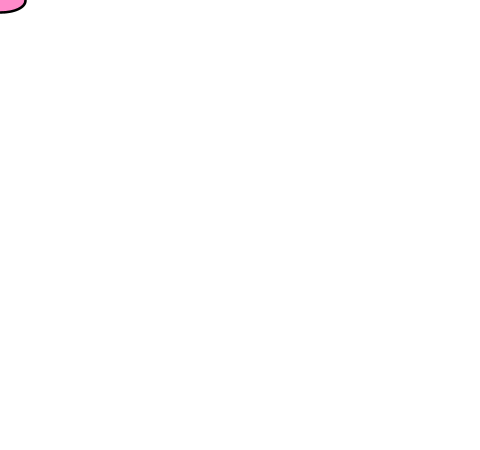
Frame 1 (no input)
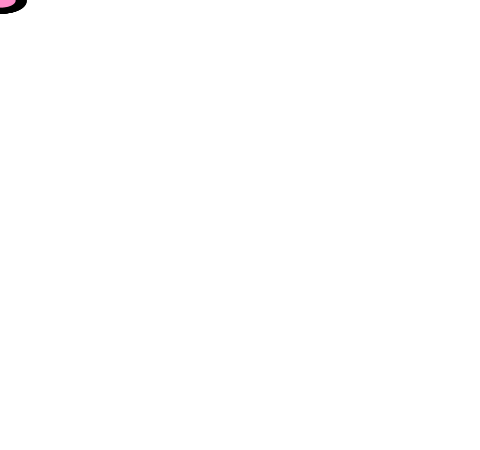
Frame 60 (the mouse pressed at the canvas centre just before this capture)
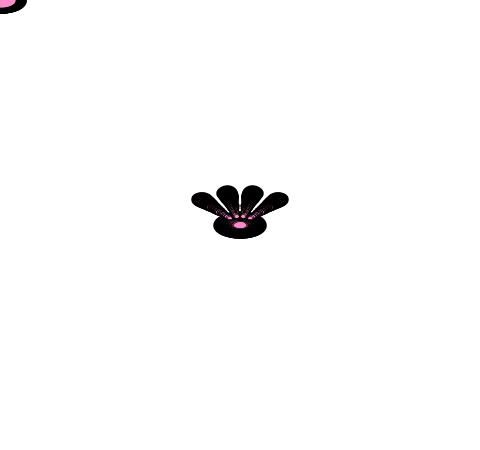
Frame 120 (the mouse held since frame 60 and released just before this capture)

The Processing sketch that drew these frames (run headless with seeded random() and noise(); from frame 60 on, the mouse is pressed at the canvas centre):

// Processing sketch: processing_146996
// ── processing_146996.pde

float s =1.3;

void setup(){
  size(480,450);
  smooth();
  background(255);
  stroke(0,120);

  frameRate(30);
}

void draw(){
  translate(mouseX,mouseY);
  s  -=0.03;
 scale(s);
  if(s<0){
    s=1.3;
}
 fill(255,139,202);
 stroke(0);
 strokeWeight(2);
 ellipse(-30,-20,15,10);
 ellipse(-10,-25,15,10);
 ellipse(10,-25,15,10);
 ellipse(30,-20,15,10);
 fill(255,139,202);
 stroke(0);
 strokeWeight(2);
 
 ellipse(0,0,40,20);
 
}
